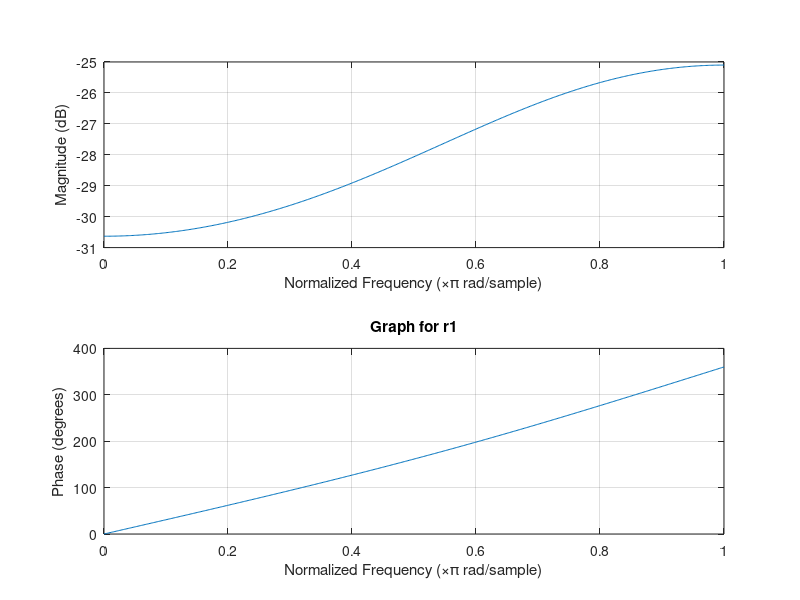
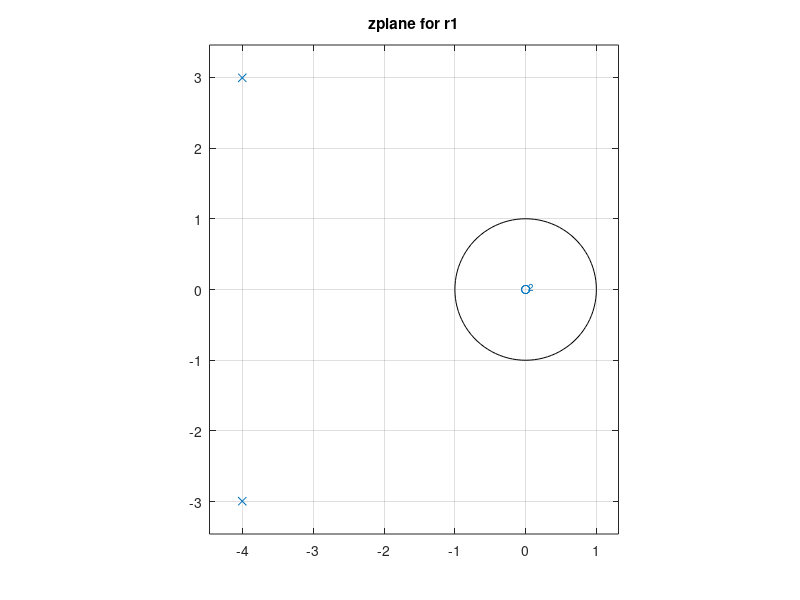
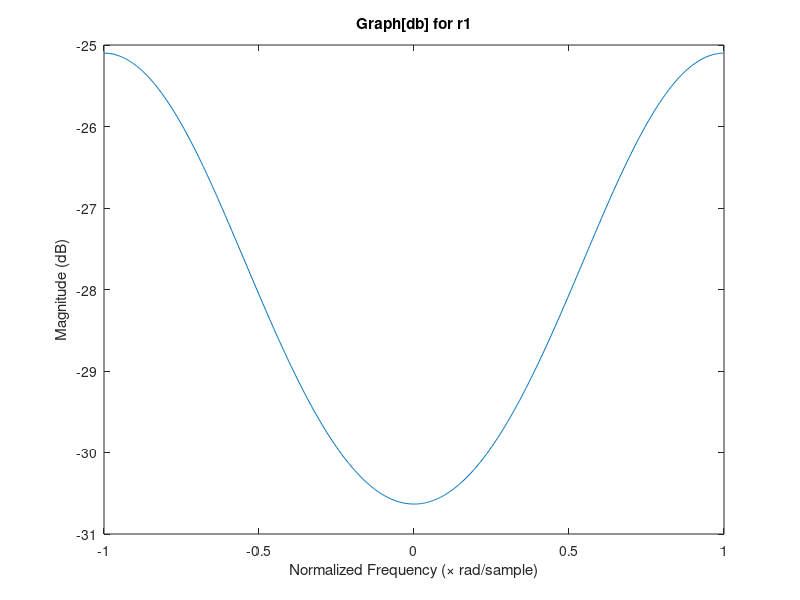
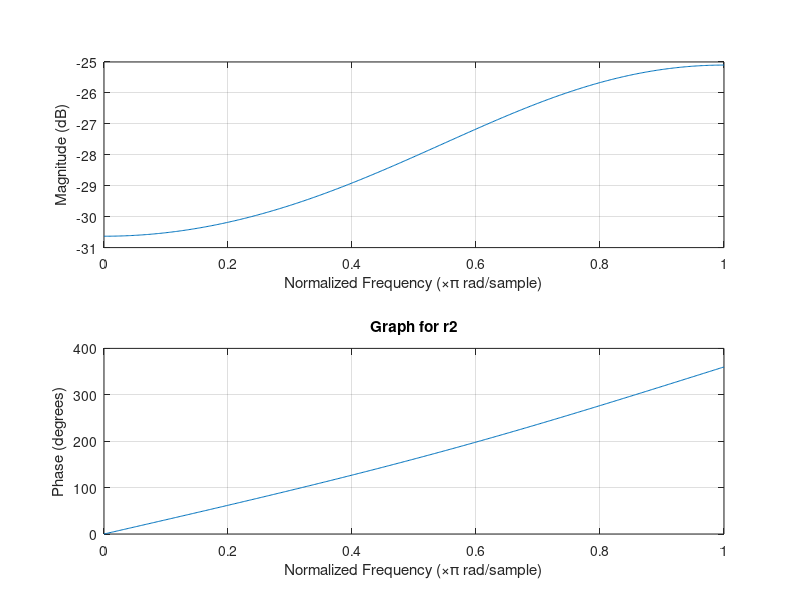

Reproduce these figures in MATLAB, in order.
function tema3_3_b()


%teta = input('enter teta: ')
r1 = input('enter r1: ')
r2 = input('enter r2: ')
r3 = input('enter r3: ')
teta = r1/2;
a1 = [1 -2*r1*cos(teta) r1*r1];
w1 = -pi:0.01:pi;
[H1] = freqz(1,a1,w1);
figure  %1
freqz(1,a1)
title('Graph for r1')
figure  %2
zplane(1,a1)
title('zplane for r1')
figure  %3
plot(w1/pi,20*log10(abs(H1)))
title('Graph[db] for r1')
xlabel('Normalized Frequency (\times rad/sample)')
ylabel('Magnitude (dB)')

teta = r2/2;
a2 = [1 -2*r2*cos(teta) r2*r2];
w2 = -pi:0.01:pi;
[H2] = freqz(1,a2,w2);
figure  %4
freqz(1,a2)
title('Graph for r2')
figure  %5
zplane(1,a2)
title('zplane for r2')
figure  %6
plot(w2/pi,20*log10(abs(H2)))
title('Graph[db] for r2')
xlabel('Normalized Frequency (\times rad/sample)')
ylabel('Magnitude (dB)')

teta = r3/3;
a3 = [1 -2*r3*cos(teta) r3*r3];
w3 = -pi:0.01:pi;
[H3] = freqz(1,a3,w3);
figure  %7
freqz(1,a3)
title('Graph for r3')
figure  %8
zplane(1,a3)
title('zplane for r3')
figure  %9
plot(w3/pi,20*log10(abs(H3)))
title('Graph[db] for r3')
xlabel('Normalized Frequency (\times rad/sample)')
ylabel('Magnitude (dB)')
figure  %10
plot(w1,abs(H1),w2,abs(H2),w3,abs(H3));
legend('r1','r2','r3')
figure  %11
plot(w1/pi,20*log10(abs(H1)),w2/pi,20*log10(abs(H2)),w3/pi,20*log10(abs(H3)));
legend('r1','r2','r3')
figure  %12
freqz(1,a1,w1/pi)
hold on
freqz(1,a2,w2/pi)
hold on
freqz(1,a3,w3/pi)
legend('r1','r2','r3')
hold off
title('multiple lines ');


end